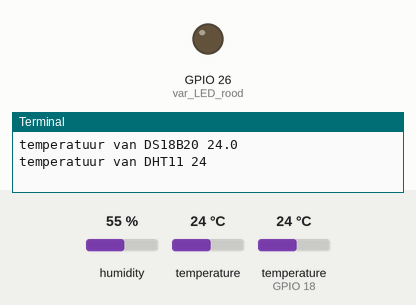
Bench run of a program on a simulated Raspberry Pi (BCM pin numbers). Parts: output pins drawn as LEDs (lit = HIGH), the last lines printed to the terminal. Inputs (shaded band) come from the test bench; at power-on: temperature 24 °C, humidity 55 %, temperature (sensor on GPIO 18) 24 °C. The clock reads 2024-03-15 10:24:30 at power-on unless the program sets it; files the program writes start out absent.

Above: at 1.2 s.
1.3 s: temperature (sensor 0) set to 28 °C
4.2 s: temperature (sensor 0) set to 31 °C
At 6.0 s:
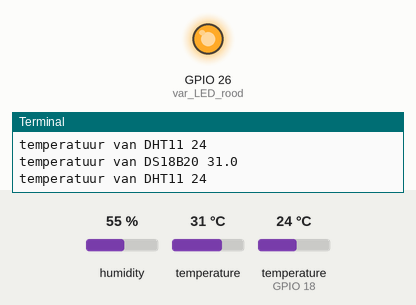
7.0 s: temperature (sensor 0) set to 12 °C
At 10.2 s:
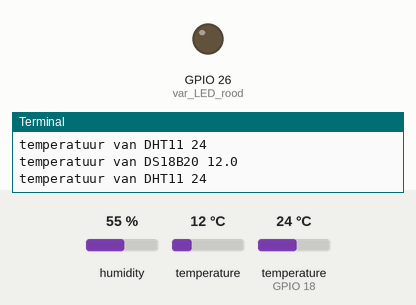
10.5 s: temperature (sensor 0) set to 33 °C
At 12.1 s:
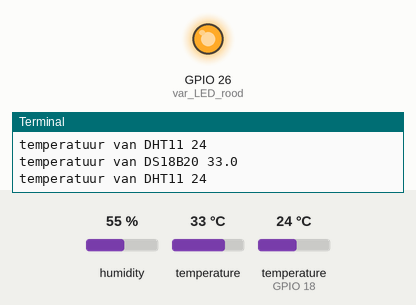
Timing chart, 0 to 13.6 s (numbered marks = the images above; inputs shaded):
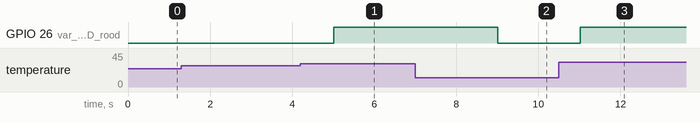

The program:

opdracht_digitale_sensor_DHT11_DS28B20.py
```python
import time
from w1thermsensor import W1ThermSensor
import board
import adafruit_dht
import gpiozero as io

dht11 = adafruit_dht.DHT11(board.D18)
sensor=W1ThermSensor() # sensor pin op 4
var_LED_rood = io.LED(26)
f = open("gemiddelde_temperatuur.txt", "w")
gemiddelde = 0

while True:
    DS18B20_c = round(sensor.get_temperature(), 0)
    temp_dht11 = dht11.temperature
    varX = time.ctime()

    print(f"temperatuur van DS18B20 {DS18B20_c}")
    print(f"temperatuur van DHT11 {temp_dht11}")

    gemiddelde = (DS18B20_c + temp_dht11) /2


    if (abs(DS18B20_c - temp_dht11 > 5)):
        var_LED_rood.on()
        f = open("gemiddelde_temperatuur.txt", "a")
        f.write(f"{varX}:  temperatuurverschil is te hoog, check de sensor.\n")
        f.close()
    else:
        var_LED_rood.off()
        f = open("gemiddelde_temperatuur.txt", "a")
        f.write(f"{varX}:  gemiddelde temp is: {gemiddelde} \n")
        f.close()
    time.sleep(1)
```

Measured:
- the behaviour switches between 29 and 30 °C on temperature (sensor 0) (found by bisection; images 0 and 1)
- after the input at 4.2 s, GPIO 26 (var_LED_rood): LOW → HIGH after 0.81 s
- after the input at 7.0 s, GPIO 26 (var_LED_rood): HIGH → LOW after 2.0 s
- after the input at 10.5 s, GPIO 26 (var_LED_rood): LOW → HIGH after 0.52 s
